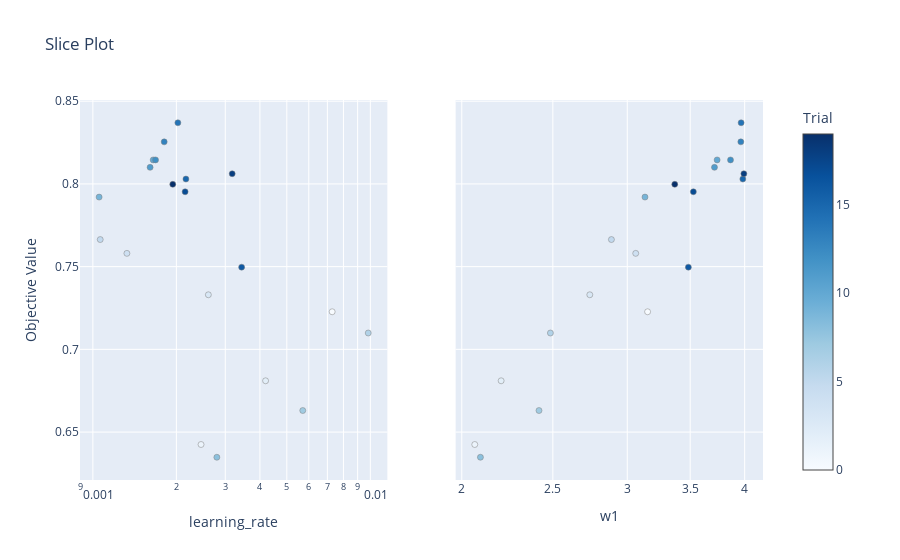

Notebook code cell kept with this figure:
### Markdown cell above
If picture not showing in browser <br> <br>
![opt-history-2.png](attachment:opt-history-2.png)

### Code cell
optuna.visualization.plot_slice(study)

### Figure 1 — Plotly figure (JSON) as saved in the notebook; plotly's stock layout.template omitted (floating-point values rounded to 4 significant figures)
{"data": [{"marker": {"color": [0, 1, 2, 3, 4, 5, 6, 7, 8, 9, 10, 11, 12, 13, 14, 15, 16, 17, 18, 19], "colorbar": {"title": {"text": "Trial"}, "x": 1, "xpad": 40}, "colorscale": [[0, "rgb(247,251,255)"], [0.125, "rgb(222,235,247)"], [0.25, "rgb(198,219,239)"], [0.375, "rgb(158,202,225)"], [0.5, "rgb(107,174,214)"], [0.625, "rgb(66,146,198)"], [0.75, "rgb(33,113,181)"], [0.875, "rgb(8,81,156)"], [1, "rgb(8,48,107)"]], "line": {"color": "Grey", "width": 0.5}, "showscale": true}, "mode": "markers", "name": "Feasible Trial", "showlegend": false, "type": "scatter", "x": [0.007285, 0.002454, 0.004192, 0.002607, 0.001326, 0.001063, 0.009826, 0.005707, 0.002798, 0.001053, 0.00165, 0.001608, 0.001682, 0.001807, 0.002025, 0.002165, 0.003437, 0.00215, 0.003178, 0.001941], "xaxis": "x", "y": [0.7227, 0.6425, 0.681, 0.733, 0.758, 0.7664, 0.7099, 0.663, 0.6348, 0.792, 0.8145, 0.81, 0.8145, 0.8254, 0.837, 0.803, 0.7497, 0.7953, 0.8062, 0.7997], "yaxis": "y"}, {"marker": {"color": [0, 1, 2, 3, 4, 5, 6, 7, 8, 9, 10, 11, 12, 13, 14, 15, 16, 17, 18, 19], "colorbar": {"title": {"text": "Trial"}, "x": 1, "xpad": 40}, "colorscale": [[0, "rgb(247,251,255)"], [0.125, "rgb(222,235,247)"], [0.25, "rgb(198,219,239)"], [0.375, "rgb(158,202,225)"], [0.5, "rgb(107,174,214)"], [0.625, "rgb(66,146,198)"], [0.75, "rgb(33,113,181)"], [0.875, "rgb(8,81,156)"], [1, "rgb(8,48,107)"]], "line": {"color": "Grey", "width": 0.5}, "showscale": false}, "mode": "markers", "name": "Feasible Trial", "showlegend": false, "type": "scatter", "x": [3.153, 2.065, 2.202, 2.737, 3.063, 2.886, 2.485, 2.417, 2.094, 3.133, 3.739, 3.715, 3.864, 3.963, 3.965, 3.982, 3.484, 3.527, 3.992, 3.37], "xaxis": "x2", "y": [0.7227, 0.6425, 0.681, 0.733, 0.758, 0.7664, 0.7099, 0.663, 0.6348, 0.792, 0.8145, 0.81, 0.8145, 0.8254, 0.837, 0.803, 0.7497, 0.7953, 0.8062, 0.7997], "yaxis": "y2"}], "layout": {"title": {"text": "Slice Plot"}, "xaxis": {"anchor": "y", "domain": [0, 0.45], "title": {"text": "learning_rate"}, "type": "log"}, "xaxis2": {"anchor": "y2", "domain": [0.55, 1], "title": {"text": "w1"}, "type": "log"}, "yaxis": {"anchor": "x", "domain": [0, 1], "title": {"text": "Objective Value"}}, "yaxis2": {"anchor": "x2", "domain": [0, 1], "matches": "y", "showticklabels": false}}}
